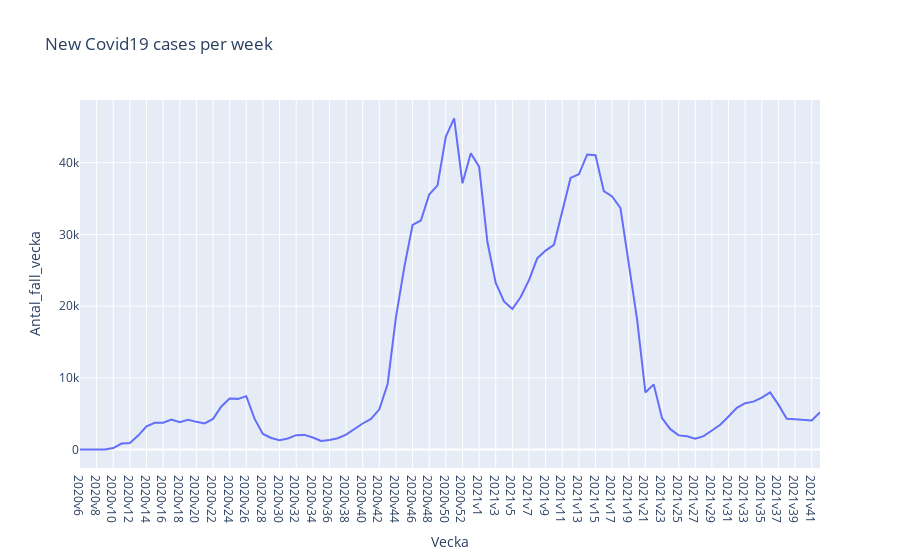

Notebook code for this chart:
### Markdown cell above
- d) Rita en linjediagram som visar nya fall per vecka från 2020v6 till nu.

### Code cell
fig = px.line(covid19, x="Vecka", y="Antal_fall_vecka", title='New Covid19 cases per week')
fig.show()

### Figure 1 — Plotly figure (JSON) as saved in the notebook; plotly's stock layout.template omitted (floating-point values rounded to 4 significant figures)
{"data": [{"hovertemplate": "Vecka=%{x}<br>Antal_fall_vecka=%{y}<extra></extra>", "legendgroup": "", "line": {"color": "#636efa", "dash": "solid"}, "marker": {"symbol": "circle"}, "mode": "lines", "name": "", "orientation": "v", "showlegend": false, "type": "scatter", "x": ["2020v6", "2020v7", "2020v8", "2020v9", "2020v10", "2020v11", "2020v12", "2020v13", "2020v14", "2020v15", "2020v16", "2020v17", "2020v18", "2020v19", "2020v20", "2020v21", "2020v22", "2020v23", "2020v24", "2020v25", "2020v26", "2020v27", "2020v28", "2020v29", "2020v30", "2020v31", "2020v32", "2020v33", "2020v34", "2020v35", "2020v36", "2020v37", "2020v38", "2020v39", "2020v40", "2020v41", "2020v42", "2020v43", "2020v44", "2020v45", "2020v46", "2020v47", "2020v48", "2020v49", "2020v50", "2020v51", "2020v52", "2020v53", "2021v1", "2021v2", "2021v3", "2021v4", "2021v5", "2021v6", "2021v7", "2021v8", "2021v9", "2021v10", "2021v11", "2021v12", "2021v13", "2021v14", "2021v15", "2021v16", "2021v17", "2021v18", "2021v19", "2021v20", "2021v21", "2021v22", "2021v23", "2021v24", "2021v25", "2021v26", "2021v27", "2021v28", "2021v29", "2021v30", "2021v31", "2021v32", "2021v33", "2021v34", "2021v35", "2021v36", "2021v37", "2021v38", "2021v39", "2021v40", "2021v41", "2021v42"], "xaxis": "x", "y": [1, 0, 0, 13, 211, 838, 924, 1957, 3229, 3740, 3752, 4203, 3832, 4153, 3869, 3659, 4280, 6021, 7123, 7073, 7455, 4279, 2179, 1622, 1316, 1556, 2014, 2052, 1687, 1200, 1332, 1592, 2080, 2919, 3642, 4278, 5620, 9155, 18474, 25405, 31319, 31944, 35560, 36837, 43631, 46177, 37134, 41323, 39455, 28942, 23230, 20660, 19605, 21283, 23615, 26690, 27748, 28555, 33033, 37881, 38386, 41147, 41037, 36032, 35306, 33680, 25916, 18169, 7974, 9094, 4394, 2848, 1982, 1869, 1514, 1881, 2662, 3459, 4608, 5820, 6464, 6689, 7236, 7972, 6265, 4307, 4240, 4140, 4074, 5201], "yaxis": "y"}], "layout": {"legend": {"tracegroupgap": 0}, "title": {"text": "New Covid19 cases per week"}, "xaxis": {"anchor": "y", "domain": [0, 1], "title": {"text": "Vecka"}}, "yaxis": {"anchor": "x", "domain": [0, 1], "title": {"text": "Antal_fall_vecka"}}}}
